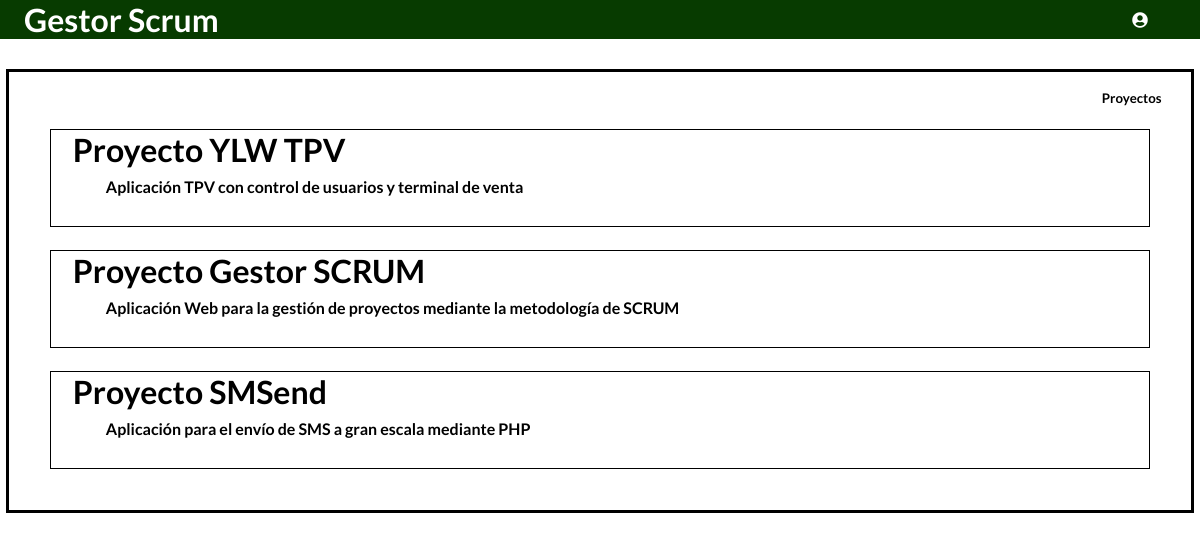
The page /UserPanel.php on the database as committed earlier.
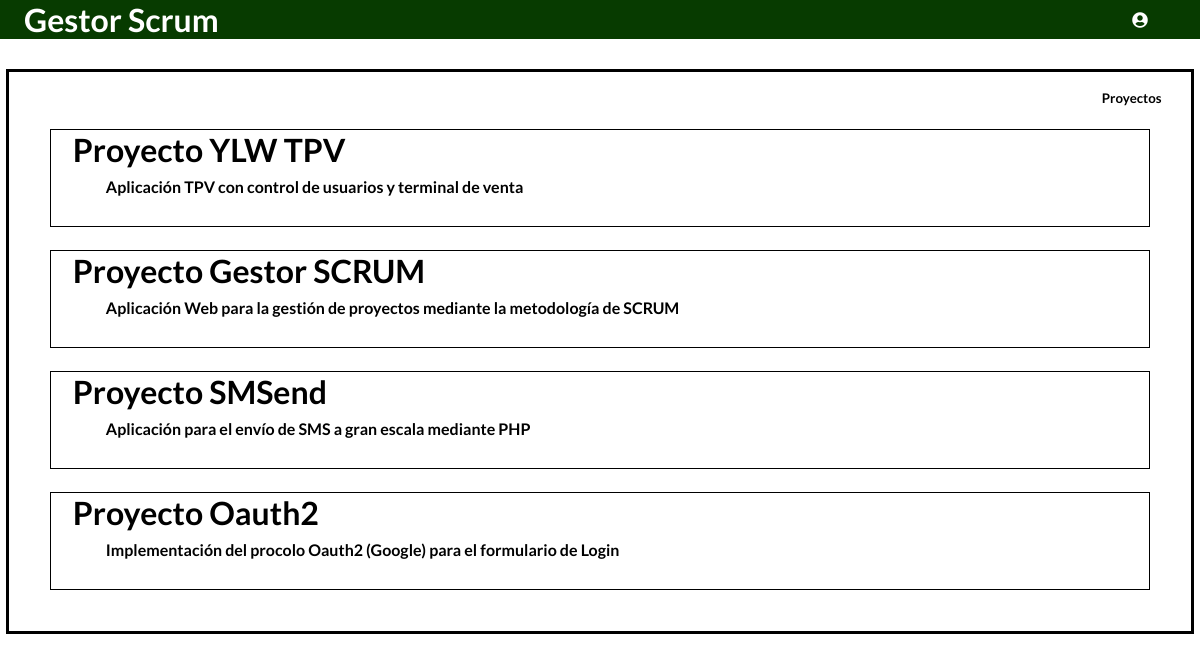
The same page on the database as committed later.
### tables this page shows
CREATE TABLE `Proyectos` (
  `ID_Proyecto` int(11) NOT NULL,
  `Nombre_Proyecto` varchar(50) NOT NULL,
  `Fecha_Inicio_Proyecto` date NOT NULL,
  `Fecha_Final_Proyecto` date NOT NULL,
  `Descripcion_Proyecto` varchar(256) DEFAULT NULL,
  `PO_Proyecto` varchar(100) NOT NULL,
  `SM_Proyecto` varchar(100) NOT NULL
);

### UserPanel.php (the view, shortened to what this page needs)
<!DOCTYPE html>
<html lang="es" dir="ltr">
  <head>
    <link rel="stylesheet" type="text/css" href="CSS/UserPanel_CSS/Styles.css">
  	<link rel="stylesheet" href="https://use.fontawesome.com/releases/v5.5.0/css/all.css">
  </head>
  <body onload="allowedOperations()">
    <header>
      <?php
        echo "<div class='Logo'>Gestor Scrum</div>";
        echo "<nav>";
          echo "<ul id='Menu'>";
            echo "<li><a><i class='fas fa-user-circle'></i> ".$_SESSION['InputUser']."</a>";
            echo "</li>";
          echo "</ul>";
        echo "</nav>";
      ?>
    </header>
    <?php
      $Connection = new mysqli("localhost", "scrum", "P@ssw0rd", "BD_Scrum");
      $Connection->set_charset("utf8");
      $Query = "SELECT *  FROM Proyectos";
      echo '<div class="GlobalContainer">';
      echo '<h5 class="GlobalContainerName">Proyectos</h5>';
      if ($Result = $Connection->query($Query)) {
        while ($Row = $Result->fetch_row()) {
          echo "<a><div class='LocalContainer' onclick='showProjectInfo(this)'>";
          echo "<h1 class='ProjectTitle'>$Row[1]</h1>";
          echo "<br>";
          echo "<p class='ProjectDesc'><b>$Row[4]</b></p>";
          echo "<br>";
          echo "</div><a>";
        }
      }
      echo "</div>";
    ?>
  </body>
</html>

### CSS/UserPanel_CSS/Styles.css (style rules this page uses)
* { font-family: 'Lato', sans-serif; }
.GlobalContainer { border: 3px solid black; margin: 2.5% 0.5% 0.5% 0.5%; padding: 1.5%; }
.GlobalContainerName { text-align: right; margin-right: 1%; }
.LocalContainer { border: 1px solid black; margin: 2% 2% 2% 2%; cursor: pointer; }
.Logo { display: flex; font-size: 2em; color: white; margin-left: 2%; align-content: center; font-weight: bold; }
a { text-decoration: none; color: black; }
.ProjectTitle { margin-left: 2%; }
.ProjectDesc { margin-left: 5%; margin-top: -1%; margin-bottom: 1%; }
* { margin: 0; padding: 0; }
header { font-family: Helvetica; width: auto; margin: 0 auto; background-color: #073B00; }
ul { list-style: none; }
nav { margin-top: -39px; float:right; }
#Menu li>a { background-color: #073B00; color: white; padding: 10px; display: block; text-decoration: none; min-width: 100px; }
#Menu>li { float: left; text-align:center }

Rows that differ between the two databases and show on the page:
added proyectos: Nombre_Proyecto "Proyecto Oauth2", Descripcion_Proyecto "Implementación del procolo Oauth2 (Google) para el formulario de Login"
